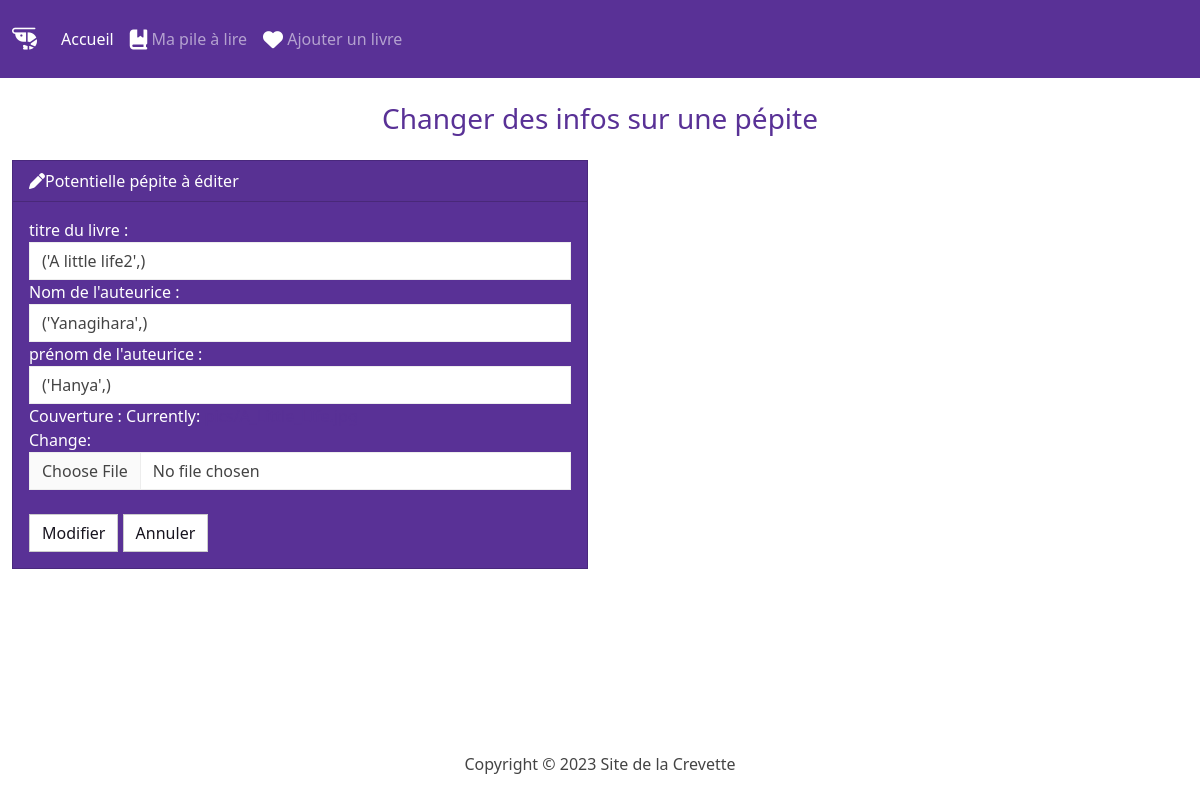
The page /edit/3 on the database its author committed.
### books/models.py (models this page shows, shortened)
class Books(models.Model):
    titre_livre = models.CharField(max_length=150)
    nom_auteurice = models.CharField(max_length=50)
    prenom_auteurice = models.CharField(max_length=50)
    couverture = models.ImageField(upload_to='pics')

### books/views.py (the view)
# urls.py: path('edit/<int:id>', views.edit, name='edit'),
def edit(request, id):
    book = Books.objects.get(pk=id)
    if request.method == 'POST':
        form = BooksForm(request.POST, request.FILES, instance=book)
        if form.is_valid():
            book.titre_livre = request.POST['titre_livre']
            book.nom_auteurice = request.POST['nom_auteurice']
            book.prenom_auteurice =  request.POST['prenom_auteurice']
            new_couverture = request.POST['couverture']
            if new_couverture:
                book.couverture = new_couverture
            book.save()
            return render(request, 'edit.html', {'form' : form, 'success' : True })
    else:
        form = BooksForm(instance=book)
        return render(request, 'edit.html', {'form' : form })

### books/forms.py
class BooksForm(forms.ModelForm):
    class Meta:
        model = Books
        fields = ['titre_livre', 'nom_auteurice', 'prenom_auteurice', 'couverture']
        labels = {
        'titre_livre' : "titre du livre  ",
        'nom_auteurice' : "Nom de l'auteurice  ",
        'prenom_auteurice' : "prénom de l'auteurice  ",
        'couverture' : "Couverture "
        }
        widgets = {'titre_livre' : forms.TextInput(attrs={'class': 'form-control'}),
                   'nom_auteurice' : forms.TextInput(attrs={'class': 'form-control'}),
                    'prenom_auteurice' : forms.TextInput(attrs={'class': 'form-control'}),
                    'couverture' : forms.ClearableFileInput(attrs={'class': 'form-control'})
                    }

### books/templates/edit.html (shortened to what this page needs)
{% load static %}
<!DOCTYPE html>
<html lang="fr">
<head>
    <link href="{% static 'css/bootstrap.css' %}" rel="stylesheet">
    <link rel="stylesheet" href="https://cdnjs.cloudflare.com/ajax/libs/font-awesome/6.4.2/css/all.min.css" />
</head>
<body class="d-flex flex-column min-vh-100">
    <nav class="navbar navbar-expand-lg bg-primary" data-bs-theme="dark">
        <div class="container-fluid">
          <a class="navbar-brand" href="#"><i class="fa-solid fa-shrimp fa-shake fa-lg" style="color: #ffffff;" fa-lg></i></a>
          <div class="collapse navbar-collapse" id="navbarColor01">
            <ul class="navbar-nav me-auto">
              <li class="nav-item">
                <a class="nav-link active" href="{% url 'index' %}">Accueil
                </a>
              </li>
              <li class="nav-item">
                <a class="nav-link" href="{% url 'pilealire' %}"><i class="fa-solid fa-book-bookmark fa-lg" style="color: #ffffff;"></i> Ma pile à lire</a>
              </li>
              <li class="nav-item">
                <a class="nav-link" href="{% url 'ajout' %}"><i class="fa-solid fa-heart fa-lg" style="color: #ffffff;"></i> Ajouter un livre</a>
              </li>
                </div>
          </div>
      </nav>
      <div class="container-fluid">
        {% block body %}
        <h3 class=" text-center m-4" style="color:#593196">Changer des infos sur une pépite</h3>
        {% if success %}
          <div class="alert alert-success" role="alert">
            Potentielle pépite modifiée avec succès !
            <a href="{% url 'pilealire' %}" class="alert-link">Clique ici pour l'observer amoureusement dans la liste</a>
          </div>
        {% else %}
          <div class="row justify-conent-center">
            <div class="col-6">
              <div class="card text-white bg-primary mb-3" style="width: 100%;">
                <div class="card-header"><i class="fa-solid fa-pen" fa-lg style="color: #ffffff;"></i>Potentielle pépite à éditer</div>
                <div class="card-body">
                  <form action="" method="POST" enctype="multipart/form-data">
                    {{ form }}<br>
                    <button type="submit" class="btn btn-secondary">Modifier</button>
                    <a href="{% url 'pilealire' %}" class="btn btn-secondary">Annuler</a>
                  </form>
                </div>
              </div>
            </div>
          </div>
        {% endif %}
        {% endblock %}
      </div>
      <footer class="mt-auto mb-4">
        <div class="text-center">
          <span>
            Copyright &copy; <script>document.write(new Date().getFullYear())</script> Site de la Crevette
          </span>
        </div>
      </footer>
</body>
</html>

### rows shown on the page
Books: titre_livre "('A little life2',)", nom_auteurice "('Yanagihara',)", prenom_auteurice "('Hanya',)"
